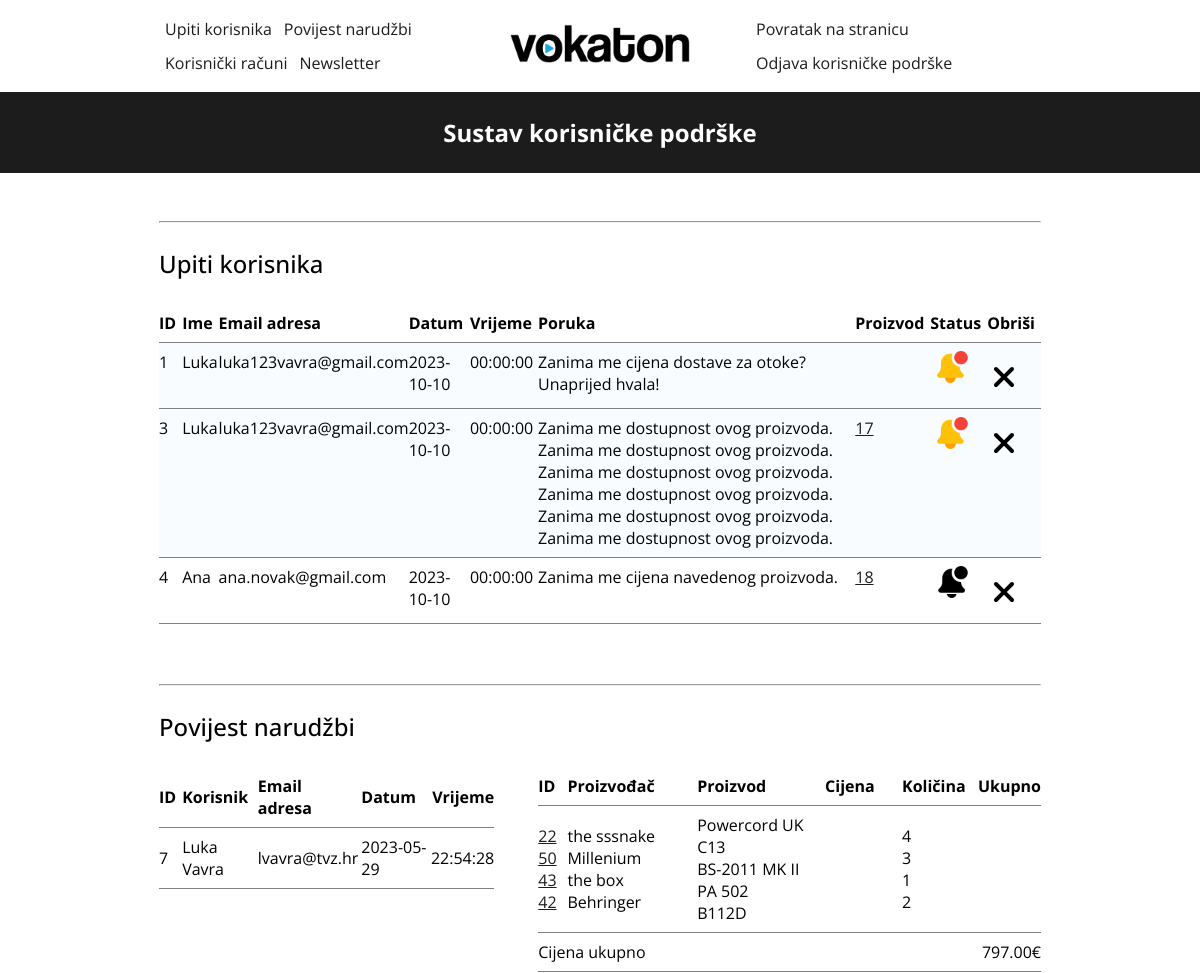
Page /support.php (signed in, upper part) on the earlier database version.
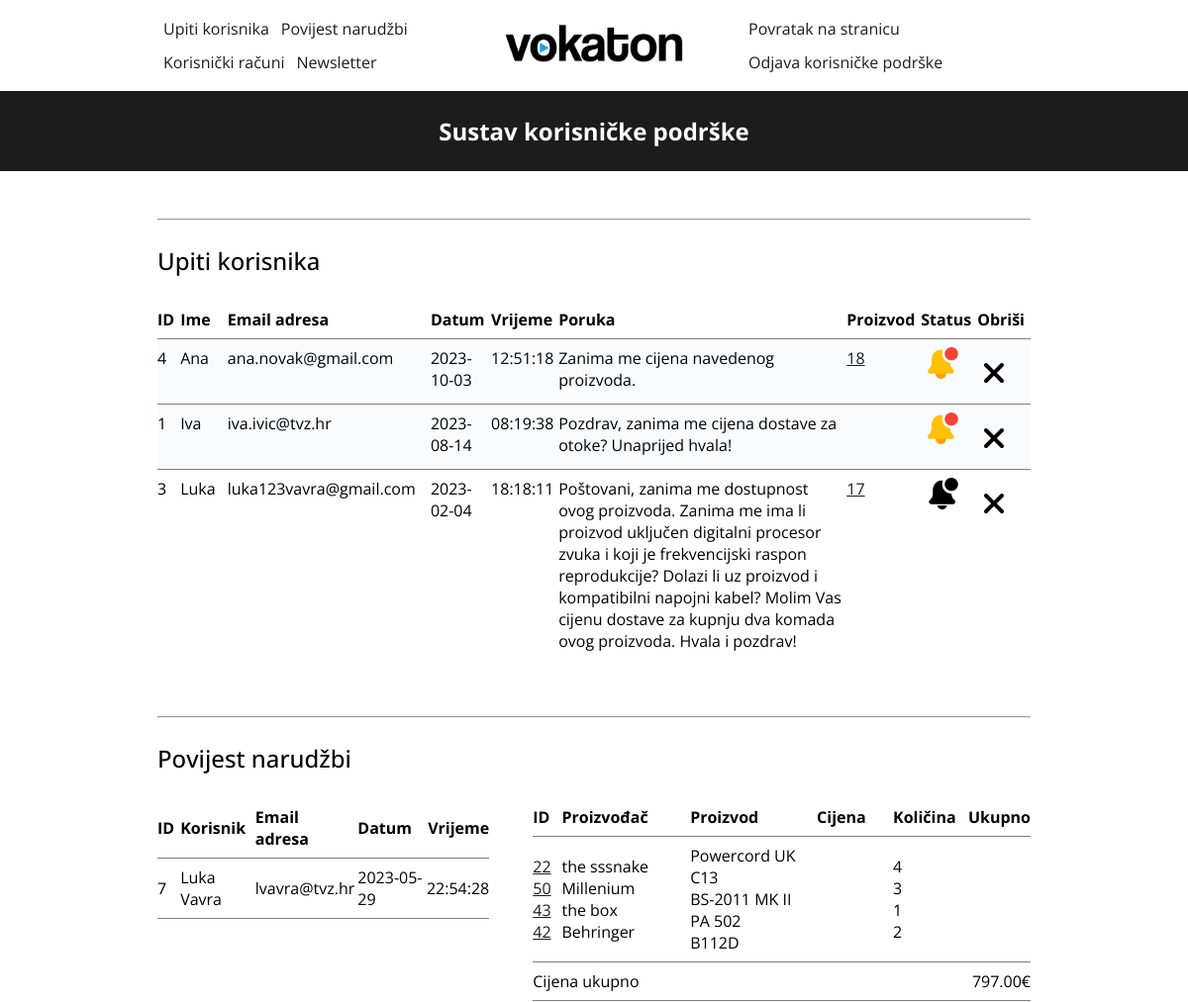
Same page on the later database version.
### tables this page shows
CREATE TABLE `messages` (
  `id` int(11) NOT NULL,
  `name` varchar(30) NOT NULL,
  `email` varchar(80) NOT NULL,
  `message` text NOT NULL,
  `date` date NOT NULL,
  `time` time NOT NULL,
  `product` int(4) DEFAULT NULL,
  `status` varchar(6) NOT NULL DEFAULT 'unread'
);

CREATE TABLE `orders` (
  `id` int(20) NOT NULL,
  `userName` varchar(40) NOT NULL,
  `userSurname` varchar(40) NOT NULL,
  `userEmail` varchar(60) NOT NULL,
  `total_price` int(20) NOT NULL,
  `products` mediumtext NOT NULL,
  `products_IDs` mediumtext NOT NULL,
  `products_manufacturers` mediumtext NOT NULL,
  `products_prices` mediumtext NOT NULL,
  `products_total_prices` mediumtext NOT NULL,
  `products_quantities` mediumtext NOT NULL,
  `submit_date` date NOT NULL,
  `submit_time` time NOT NULL
);

### php/orderhistorysection.php (the view)
<section id="orderHistory">
    <div class="section-wrapper">
        <hr>
        <div class="two-elements">
            <div class="single-element-left">
                <h2>Povijest narudžbi</h2>
            </div>
        </div>
        <?php
        include_once "php/databaseconnect.php";
        $sql = "SELECT * FROM orders";
        $result = mysqli_query($dbc, $sql);
        while ($row = mysqli_fetch_assoc($result)) {
            echo "<div class='two-elements' style='margin: 0 0 20px 0'><div style='flex-basis: 40%;'><div class='user-table-div'>
                <table class='user-edit'>
                <thead>
                    <tr>
                        <th>ID</th>
                        <th>Korisnik</th>
                        <th>Email adresa</th>
                        <th>Datum</th>
                        <th style='text-align: right; padding-right: 0;'>Vrijeme</th>
                    </tr>
                </thead>
                <tbody>
                <tr>
                    <td>{$row['id']}</td>
                    <td>{$row['userName']} {$row['userSurname']}</td>
                    <td>{$row['userEmail']}</td>
                    <td>{$row['submit_date']}</td>
                    <td>{$row['submit_time']}</td>
                </tr>";
            echo "</tbody></table></div></div>";
            echo "<div style='flex-basis: 60%;'><div class='user-table-div'>
            <table class='user-edit'>
            <thead>
                <tr>
                    <th style='width: 6%;'>ID</th>
                    <th style='width: 27%;'>Proizvođač</th>
                    <th style='width: 27%;'>Proizvod</th>
                    <th style='width: 16%;'>Cijena</th>
                    <th style='width: 10%;'>Količina</th>
                    <th style='text-align: right; padding-right: 0; width: 14%;'>Ukupno</th>
                </tr>
            </thead>
            <tbody>";
            $products_IDs_array = array_map('trim', explode(",", $row['products_IDs']));
            $products_array = array_map('trim', explode(",", $row['products']));
            $products_manufacturers_array = array_map('trim', explode(",", $row['products_manufacturers']));
            $products_prices_array = array_map('trim', explode(",", $row['products_prices']));
            $products_total_prices_array = array_map('trim', explode(",", $row['products_total_prices']));
            $products_quantities_array = array_map('trim', explode(",", $row['products_quantities']));
            echo "<tr>";
            $columns = [
                $products_IDs_array,
                $products_manufacturers_array,
                $products_array,
                $products_prices_array,
                $products_quantities_array,
                $products_total_prices_array
            ];
            foreach ($columns as $index => $column) {
                echo "<td>";
                foreach ($column as $key => $value) {
                    if ($column === $products_prices_array || $column === $products_total_prices_array) {
                        $value = number_format($value, 2, '.', ',') . "€";
                    } elseif ($index === 0) {
                        echo "<a style='text-decoration: underline;' href='product.php?id=$value'>$value</a>";
                    } else {
                        echo $value . "<br>";
                    }
                }
                echo "</td>";
            }
            echo "</tr>";
            $total_price = number_format($row['total_price'], 2, '.', ',');
            echo "</tbody>
            <tfoot>
                <tr>
                    <td colspan='5' class='total-label'>Cijena ukupno</td>
                    <td style='text-align: right;'>{$total_price}€</td>
                </tr>
            </tfoot>
            </table></div></div></div>";
        } ?>
    </div>
</section>

### support.php (shortened to what this page needs)
<!DOCTYPE html>
<html>
<head>
    <link rel="stylesheet" href="css/controlpanel.css">
    <link rel="stylesheet" href="css/productupload-forms.css">
</head>
<body>
    <div class="page-wrapper">
        <section style="margin-bottom: 0px;" id="navigationBar">
            <div class="section-wrapper-navigation">
                <div class="box">
                    <ul class="text-black">
                        <li><a href="#messageCenter">Upiti korisnika</a></li>
                        <li><a href="#orderHistory">Povijest narudžbi</a></li>
                        <li><a href="#usersManagement">Korisnički računi</a></li>
                        <li><a href="#newsletterEmails">Newsletter</a></li>
                    </ul>
                </div>
                <div class="main-logo">
                    <a class="null-link" style="cursor: pointer;" href="index.php"><img src="images/mainLogo.png" width="180" alt="Vokaton logo"></a>
                </div>
                <div class="box">
                    <ul class="float-right text-black">
                        <li><a href="index.php">Povratak na stranicu</a></li>
                        <li><a href="php/signout-process.php">Odjava korisničke podrške</a></li>
                    </ul>
                </div>
            </div>
        </section>
        <section class="background-black text-white">
            <div class="section-wrapper">
                <h1 class="welcome-message">Sustav korisničke podrške</h1>
            </div>
        </section>
        <?php
        include_once "php/messagecentersection.php";
        include_once "php/orderhistorysection.php";
        ?>
    </div>
</body>
</html>

### php/messagecentersection.php (shortened to what this page needs)
<section id="messageCenter">
    <div class="section-wrapper">
        <hr>
        <h2 style="margin-top: 24px; font-size: 24px; font-weight: 500; text-align: left;">Upiti korisnika</h2>
        <div style="text-align: left;">
            <?php
            include_once "php/databaseconnect.php";
            $sql = "SELECT * FROM messages ORDER BY date DESC";
            $result = mysqli_query($dbc, $sql);
            echo "<div class='user-table-div'>
                        <table class='user-edit'>
                        <thead>
                            <tr>
                                <th style='width: 2%; max-width: 2%; white-space: nowrap; overflow: hidden; text-overflow: ellipsis;'>ID</th>
                                <th style='width: 4%; max-width: 4%; white-space: nowrap; overflow: hidden; text-overflow: ellipsis;'>Ime</th>
                                <th style='width: 16%; max-width: 16%; white-space: nowrap; overflow: hidden; text-overflow: ellipsis;'>Email adresa</th>
                                <th style='width: 7%; max-width: 7%; white-space: nowrap; overflow: hidden; text-overflow: ellipsis;'>Datum</th>
                                <th style='width: 6%; max-width: 6%; white-space: nowrap; overflow: hidden; text-overflow: ellipsis;'>Vrijeme</th>
                                <th style='width: 52%; max-width: 52%; white-space: nowrap; overflow: hidden; text-overflow: ellipsis;'>Poruka</th>
                                <th style='width: 5%; max-width: 5%; white-space: nowrap; overflow: hidden; text-overflow: ellipsis;'>Proizvod</th>
                                <th style='width: 3%; max-width: 3%; white-space: nowrap; overflow: hidden; text-overflow: ellipsis;'>Status</th>
                                <th style='width: 3%; max-width: 3%; white-space: nowrap; overflow: hidden; text-overflow: ellipsis;'>Obriši</th>
                            </tr>
                        </thead>
                        <tbody>";
            while ($row = mysqli_fetch_assoc($result)) {
                $id = $row['id'];
                $status = $row['status'];
                if ($status == "unread") {
                    $statuscolor = "#F8FCFF";
                } else {
                    $statuscolor = "transparent";
                }
                echo "<tr style='background-color: $statuscolor;'>
                            <td style='vertical-align: top;'>{$row['id']}</td>
                            <td style='vertical-align: top;'>{$row['name']}</td>
                            <td style='vertical-align: top;'>{$row['email']}</td>
                            <td style='vertical-align: top;'>{$row['date']}</td>
                            <td style='vertical-align: top;'>{$row['time']}</td>
                            <td style='vertical-align: top;'>{$row['message']}</td>
                            <td style='vertical-align: top;'><a style='text-decoration: underline;' href='product.php?id={$row['product']}'>{$row['product']}</a></td>";
                if ($status == "unread") {
                    echo "<td style='vertical-align: top; text-align: center;'>
                                <form style='width: 36px; display: inline-block; margin-right: 12px;' method='post' action='php/message-process.php'>
                                <input type='hidden' name='id' value='$id'>
                                <input type='hidden' name='status' value='$status'>
                            <button style='all: unset;' type='submit' name='change-status'>
                                <img class='action-buttons' alt='Nepročitana obavijest' src='images/unreadIcon.png' width='32'></button>
                                </form>
                                </td>";
                } else {
                    echo "<td style='vertical-align: top; text-align: center;'>
                    <form style='width: 36px; display: inline-block; margin-right: 12px;' method='post' action='php/message-process.php'>
                    <input type='hidden' name='id' value='$id'>
                    <input type='hidden' name='status' value='$status'>
                <button style='all: unset;' type='submit' name='change-status'>
                    <img class='action-buttons' alt='Pročitana obavijest' src='images/readIcon.png' width='32'></button>
                    </form>
                    </td>";
                }
                echo "<td style='vertical-align: top; text-align: center;'><form onsubmit='return confirmSubmit();' style='width: 36px; display: inline-block; margin-right: 12px;' method='post' action='php/deleterow-process.php'>
                <input type='hidden' name='messageId' value='$id'>
            <button onclick='deleteMessage()' style='all: unset;' type='submit' name='submit'><img alt='Obriši' class='close-icon' src='images/closeIcon.svg' width='24'></button>
                </form></td>
                        </tr>";
            }
            echo "</tbody></table></div>";
            ?>
        </div>
    </div>
</section>

### css/controlpanel.css (style rules this page uses)
* { font-family: 'Open Sans', sans-serif; padding: 0; margin: 0; box-sizing: border-box; transition: all 0.3s ease-in-out; }
:root { --main-blue-color: #17a4e5; }
.page-wrapper { width: 100%; }
.section-wrapper-navigation { width: 75%; margin: 0 auto; display: flex; flex-direction: row; justify-content: space-between; align-items: center; }
.section-wrapper { width: 75%; text-align: center; margin: 0 auto; }
a.null-link { all: unset; }
.box { flex-grow: 1; flex-basis: 0; }
.main-logo { flex-grow: 0; padding: 5px; width: 300px; text-align: center; }
section { width: 100%; padding: 12px; margin-bottom: 36px; }
.background-black { background-color: #1c1c1c; }
.text-white { color: white; }
.text-black { color: #1c1c1c; }
.float-right { float: right; }
h2 { padding-bottom: 24px; }
ul { list-style-type: none; margin: 0; padding: 0; overflow: hidden; }
li { float: left; }
ul.text-black li a { text-decoration-line: none; display: block; padding: 6px; color: #1c1c1c; transition: 0.15s; }
h1.welcome-message { margin: 0 auto; padding: 12px; }
form { width: 100%; margin: 0 auto; }
.two-elements { display: flex; gap: 5%; margin-top: 24px; }
.single-element-left { flex-basis: 33.3333%; }
.single-element-left h2 { text-align: left; font-weight: 500; font-size: 24px; }
.main-logo { display: flex; justify-content: center; align-items: center; }
.close-icon { height: 36px; margin-top: 8px; margin-right: 8px; cursor: pointer; }
table.product-edit th, td { text-align: left; padding-top: 8px; padding-bottom: 8px; padding-right: 16px; }
img.action-buttons { cursor: pointer; }
table.user-edit th, td { text-align: left; padding-right: 6px; padding-top: 8px; padding-bottom: 8px; }
table.user-edit { width: 100%; border-collapse: collapse; }
table.user-edit td:last-child { text-align: right; }
table.user-edit thead th { position: sticky; top: 0; background-color: white; }
div.user-table-div { max-height: 360px; overflow-y: scroll; }
table.user-edit a { text-decoration-line: none; display: block; color: #1c1c1c; transition: 0.15s; }
table.user-edit td { padding: 8px 0; }
table.user-edit tr { border-bottom: 1px solid grey; }

Differences in the rows shown:
changed messages "Ana": status "read" → "unread" (drawn); date "2023-10-10" → "2023-10-03"; time "00:00:00" → "12:51:18"; status: picture added; status: picture removed; moves up the list
changed messages id 1: name "Luka" → "Iva"; email "luka123vavra@gmail.com" → "iva.ivic@tvz.hr"; date "2023-10-10" → "2023-08-14"; time "00:00:00" → "08:19:38"; message "Zanima me cijena dostave za otoke? Unaprijed hvala!" → "Pozdrav, zanima me cijena dostave za otoke? Unaprijed hvala!"
changed messages "Luka": status "unread" → "read" (drawn); date "2023-10-10" → "2023-02-04"; time "00:00:00" → "18:18:11"; message "Zanima me dostupnost ovog proizvoda. Zanima me dostupnost ovog proizvoda. Zanima me dostupnost ovog proizvoda. Zanima me dostupnost ovog proizvoda. Zanima me dostupnost ovog proizvoda. Zanima me dostupnost ovog proizvoda." → "Poštovani, zanima me dostupnost ovog proizvoda. Zanima me ima li proizvod uključen digitalni procesor zvuka i koji je frekvencijski raspon reprodukcije? Dolazi li uz proizvod i kompatibilni napojni kabel? Molim Vas cijenu dostave za kupnju dva komada ovog proizvoda. Hvala i pozdrav!"; status: picture added; status: picture removed
